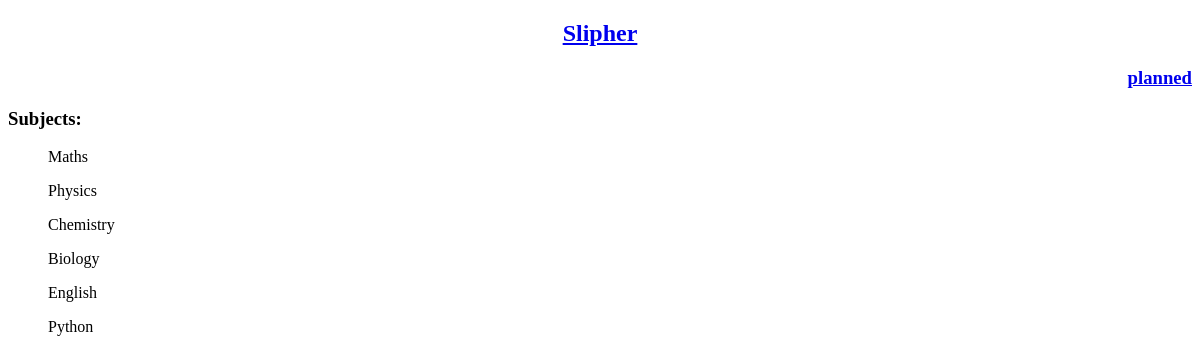
Before: /planned_subject with the older database file.
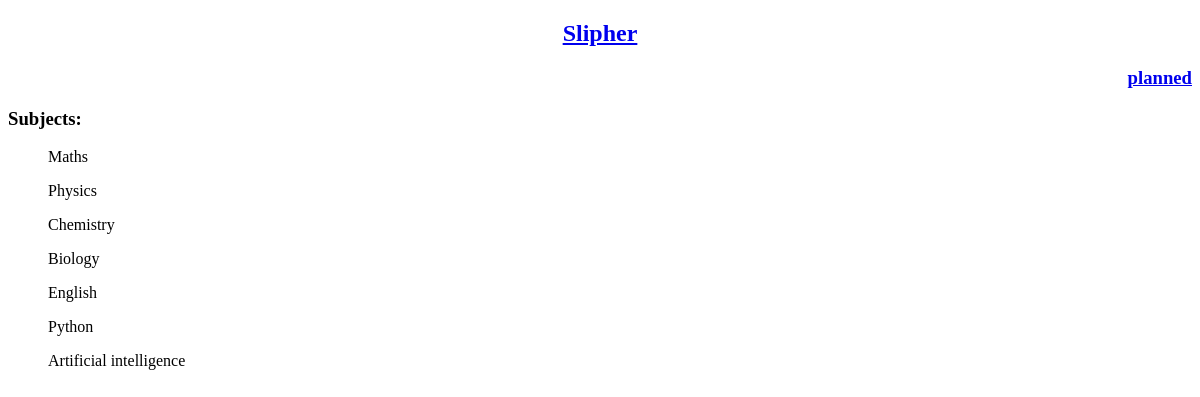
After: the same page with the newer database file.
### Subjects/models.py (models this page shows)
class Subjects(models.Model):
    subject_name = models.CharField(max_length=500)
    rating = models.FloatField(validators=[MinValueValidator(0.0), MaxValueValidator(5.0)])
    def __str__(self):
        return self.subject_name

### Subjects/views.py (the view)
# urls.py: path("planned_subject",views.show_planned_subject,name='planned_subject'),
def show_planned_subject(request):
    subtopic = Subtopics.objects.filter(review=False)
    topic = Topics.objects.prefetch_related(Prefetch('subtopic',queryset=subtopic,to_attr='planned_subtopic'))
    subjects = Subjects.objects.prefetch_related(Prefetch('topic',queryset=topic,to_attr='planned_topic'))
    context = { 'subjects' : subjects,
                'topic' : topic,
                'subtopic' : subtopic,
               }
    template = loader.get_template('Subjects/planned/planned_subject.html')
    return HttpResponse(template.render(context,request))

### Subjects/templates/Subjects/planned/planned_subject.html
{% extends "Subjects/base.html" %}
{% block content %}
<h3>Subjects: </h3>
{% if subjects %}
	<ol>
		{% for subject in subjects %}
		<p> {{ subject }} </P>
		{% endfor %}
	</ol>
{% else %}
	<p> there is no subject </p>
{% endif %}
{% endblock content %}

Changed rows visible on the page:
added Subjects: subject_name "Artificial intelligence"
